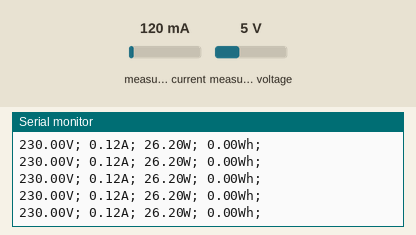
This sketch was run on a simulated Arduino Uno, built with avr-gcc and run on an emulated ATmega328P. Parts: the last lines printed to the serial monitor. The inputs (shaded band) are chosen by the test bench; at power-on: measured current 120 mA, measured voltage 5 V.

Above: at 1.2 s.
1.3 s: measured current set to 40 mA
At 1.35 s:
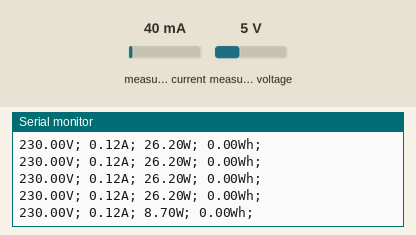
4.3 s: measured voltage set to 0.3 V
At 4.34 s:
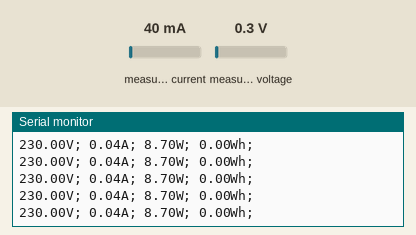
7.3 s: measured current set to 500 mA
At 7.33 s:
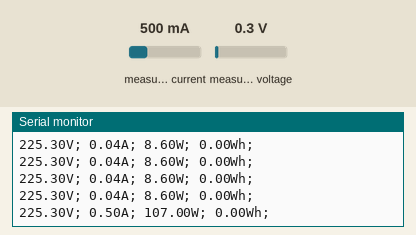
Timing chart, 0 to 10.3 s (numbered marks = the images above; inputs shaded):
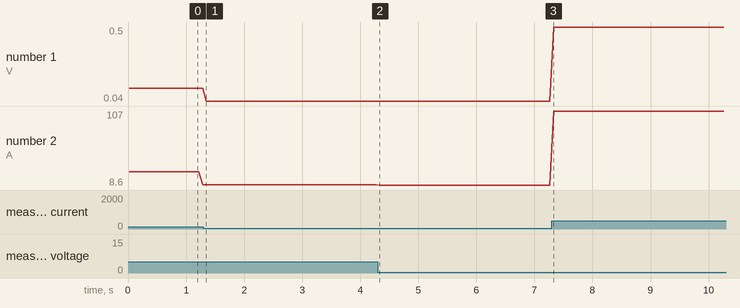

Measured:
- after the input at 7.3 s, the serial monitor: prints a new line at once (image 3)
- plotted number 1: 0.12 → 0.04 after the input at 1.3 s, 0.04 → 0.5 after the input at 7.3 s
- plotted number 2: 8.7 → 8.6 after the input at 4.3 s, 8.6 → 107 after the input at 7.3 s

The sketch:

pezet.ino
```cpp
#include <PZEM004T.h>

PZEM004T* pzem;
IPAddress ip(192,168,1,1);

void setup() {
//  while(!Serial) { }
  Serial.begin(9600);

  while(!Serial) { }
  pzem = new PZEM004T(&Serial);
  pzem->setAddress(ip);
}

void loop() {
  float v = pzem->voltage(ip);
  if (v < 0.0) v = 0.0;
  Serial.print(v);Serial.print("V; ");

  float i = pzem->current(ip);
  if(i >= 0.0){ Serial.print(i);Serial.print("A; "); }

  float p = pzem->power(ip);
  if(p >= 0.0){ Serial.print(p);Serial.print("W; "); }

  float e = pzem->energy(ip);
  if(e >= 0.0){ Serial.print(e);Serial.print("Wh; "); }

  Serial.println();
}
```
